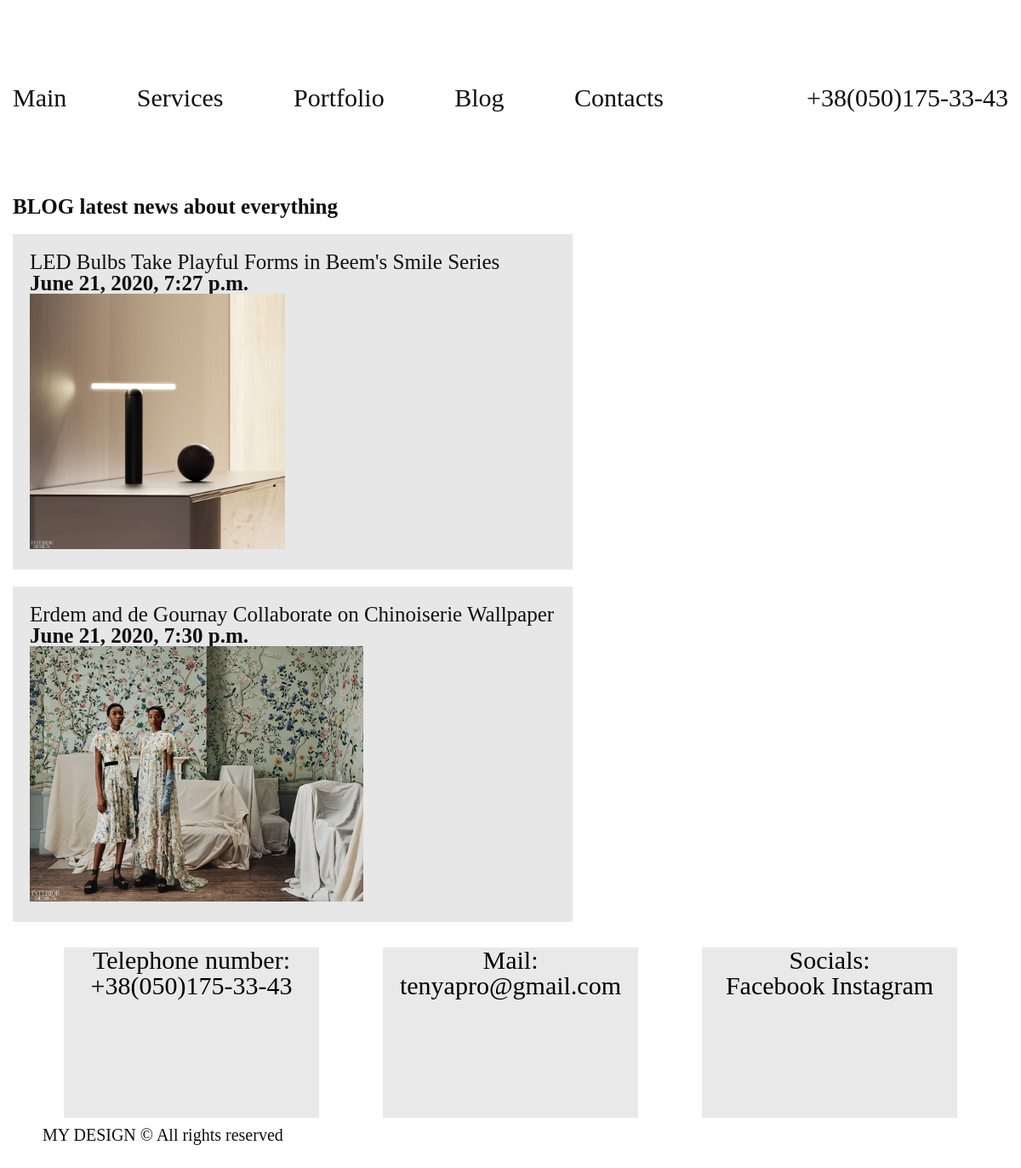
Screenshot of /blog/ with the database file from the repository.
### blog/models.py (models this page shows, shortened)
class Blog(models.Model):
    blog_title = models.CharField('blog title', max_length=200)
    blog_text = models.TextField('blog text')
    blog_pub_date = models.DateTimeField('public date')
    blog_image = models.ImageField('blog image', upload_to='../media/blog/')

### blog/views.py (the view)
# urls.py: path('', BlogPostView.as_view(), name='blog_base'),
class BlogPostView(ListView):
    model = Blog
    template_name = 'blog/blog_base.html'

### blog/templates/blog/blog_base.html
{% extends "./blog.html" %}
{% block content%}
        {% for i in blog_list %}
<div class="leftcolumn">
    <div class="card">
      <a href="{% url 'blog:det_base' i.id %}">{{i.blog_title}}</a>
      <h5>{{i.blog_pub_date}}</h5>
      <img src="{{i.blog_image.url}}" height="300">
    </div>
</div>
        {% endfor %}
{% endblock %}

### blog/static/blog/css/blog.css (style rules this page uses)
*, *::after, *::before { box-sizing: border-box; }
a { color: inherit; text-decoration: none; }
body { color: #0f0f0f; font-size: 25px; }
.leftcolumn { float: left; width: 75%; }
.card { background-color: rgba(19, 19, 19, 0.1); padding: 20px; margin-top: 20px; }

### rows the page displays
Blog: blog_title "LED Bulbs Take Playful Forms in Beem's Smile Series", blog_pub_date "June 21, 2020, 7:27 p.m.", blog_image (picture)
Blog: blog_title "Erdem and de Gournay Collaborate on Chinoiserie Wallpaper", blog_pub_date "June 21, 2020, 7:30 p.m.", blog_image (picture)
